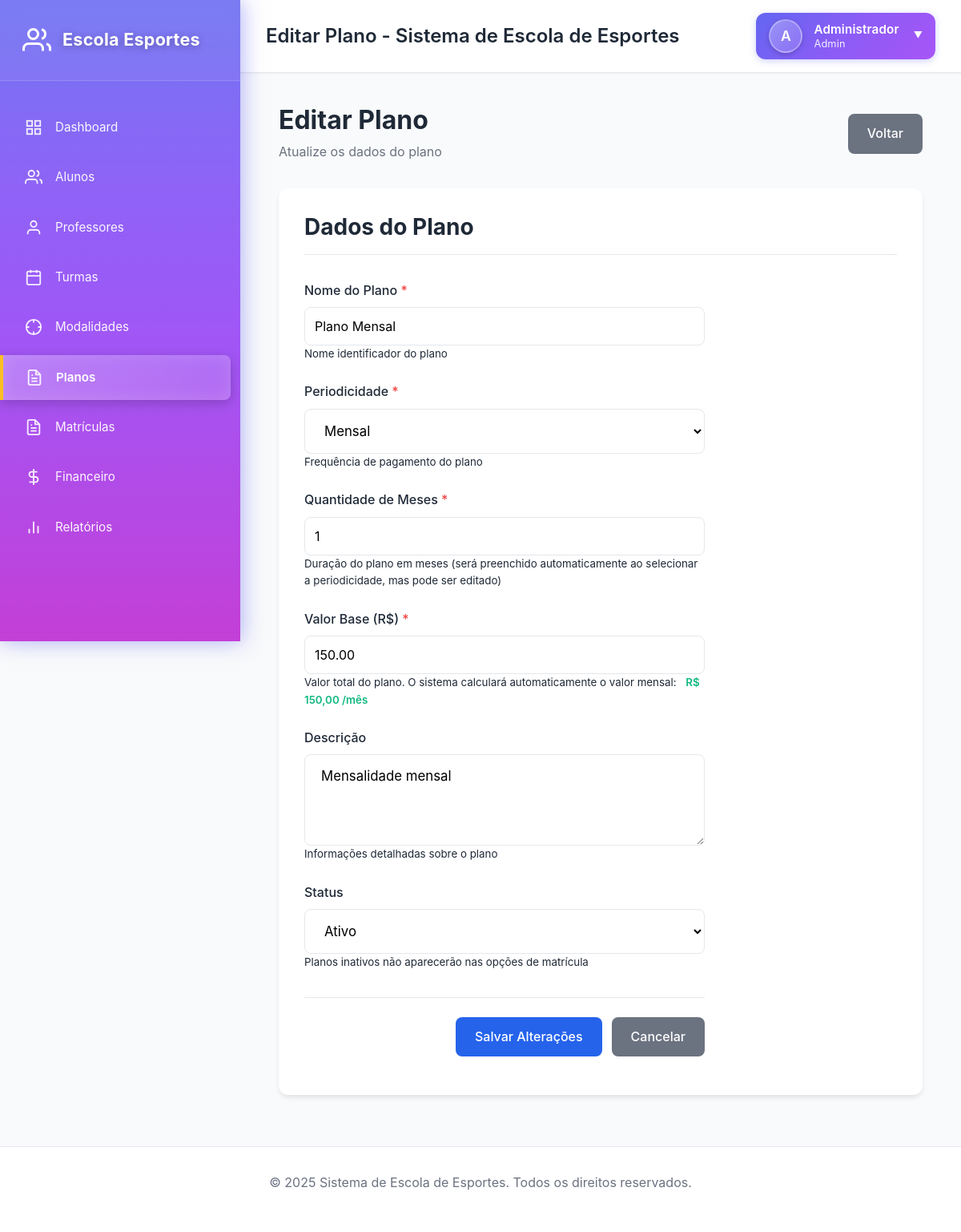
The page /planos/1/edit (signed in) on the database its author committed.
### tables this page shows
CREATE TABLE IF NOT EXISTS `usuarios` (
    `id` INT UNSIGNED NOT NULL AUTO_INCREMENT,
    `nome` VARCHAR(255) NOT NULL,
    `email` VARCHAR(255) NOT NULL,
    `senha_hash` VARCHAR(255) NOT NULL,
    `perfil` ENUM('Admin', 'Financeiro', 'Professor', 'Atendente') NOT NULL DEFAULT 'Atendente',
    `ativo` TINYINT(1) NOT NULL DEFAULT 1,
    `dt_cadastro` DATETIME NOT NULL DEFAULT CURRENT_TIMESTAMP,
    `dt_atualizacao` DATETIME DEFAULT NULL ON UPDATE CURRENT_TIMESTAMP,
    PRIMARY KEY (`id`),
    UNIQUE KEY `uk_email` (`email`),
    KEY `idx_perfil` (`perfil`),
    KEY `idx_ativo` (`ativo`)
);

CREATE TABLE IF NOT EXISTS `planos` (
    `id` INT UNSIGNED NOT NULL AUTO_INCREMENT,
    `nome` VARCHAR(255) NOT NULL,
    `periodicidade` ENUM('mensal', 'trimestral', 'anual') NOT NULL DEFAULT 'mensal',
    `quantidade_meses` INT UNSIGNED NOT NULL DEFAULT 1 COMMENT 'Quantidade de meses de duração do plano',
    `valor_base` DECIMAL(10,2) NOT NULL,
    `descricao` TEXT DEFAULT NULL,
    `ativo` TINYINT(1) NOT NULL DEFAULT 1,
    `dt_cadastro` DATETIME NOT NULL DEFAULT CURRENT_TIMESTAMP,
    PRIMARY KEY (`id`),
    KEY `idx_periodicidade` (`periodicidade`),
    KEY `idx_ativo` (`ativo`)
);

### app/Views/planos/edit.php (the view, shortened to what the rows shown need)
<div class="page-header">
    <div class="page-header-content">
        <h1 class="page-title">Editar Plano</h1>
        <p class="page-subtitle">Atualize os dados do plano</p>
    </div>
    <a href="<?= BASE_URL ?>/planos/<?= $plano['id'] ?>" class="btn btn-secondary">Voltar</a>
</div>
<div class="card">
    <div class="card-header">
        <h3 class="card-title">Dados do Plano</h3>
    </div>
    <div class="card-body">
        <form method="POST" action="<?= BASE_URL ?>/planos/<?= $plano['id'] ?>" data-validate>
            <div class="form-group">
                <label for="nome" class="form-label">
                    Nome do Plano <span class="required">*</span>
                </label>
                <input
                    type="text"
                    id="nome"
                    name="nome"
                    class="form-control"
                    required
                    value="<?= htmlspecialchars($plano['nome'], ENT_QUOTES, 'UTF-8') ?>"
                    placeholder="Ex: Plano Mensal, Plano Trimestral, Plano Anual"
                >
                <small class="form-text">Nome identificador do plano</small>
            </div>
            <div class="form-group">
                <label for="periodicidade" class="form-label">
                    Periodicidade <span class="required">*</span>
                </label>
                <select id="periodicidade" name="periodicidade" class="form-control" required>
                    <option value="mensal" <?= $plano['periodicidade'] === 'mensal' ? 'selected' : '' ?>>Mensal</option>
                </select>
                <small class="form-text">Frequência de pagamento do plano</small>
            </div>
            <div class="form-group">
                <label for="quantidade_meses" class="form-label">
                    Quantidade de Meses <span class="required">*</span>
                </label>
                <input
                    type="number"
                    id="quantidade_meses"
                    name="quantidade_meses"
                    class="form-control"
                    required
                    min="1"
                    value="<?= htmlspecialchars($plano['quantidade_meses'] ?? '1', ENT_QUOTES, 'UTF-8') ?>"
                    placeholder="1"
                >
                <small class="form-text">Duração do plano em meses (será preenchido automaticamente ao selecionar a periodicidade, mas pode ser editado)</small>
            </div>
            <div class="form-group">
                <label for="valor_base" class="form-label">
                    Valor Base (R$) <span class="required">*</span>
                </label>
                <input
                    type="number"
                    id="valor_base"
                    name="valor_base"
                    class="form-control"
                    required
                    step="0.01"
                    min="0.01"
                    value="<?= htmlspecialchars($plano['valor_base'], ENT_QUOTES, 'UTF-8') ?>"
                    placeholder="0.00"
                >
                <small class="form-text">
                    Valor total do plano. O sistema calculará automaticamente o valor mensal:
                    <span id="valorMensalPreview" style="color: var(--success-color); font-weight: 600; margin-left: 0.5rem;"></span>
                </small>
            </div>
            <div class="form-group form-group-full">
                <label for="descricao" class="form-label">Descrição</label>
                <textarea
                    id="descricao"
                    name="descricao"
                    class="form-control"
                    rows="4"
                    placeholder="Descreva o plano, benefícios, condições, etc."
                ><?= htmlspecialchars($plano['descricao'] ?? '', ENT_QUOTES, 'UTF-8') ?></textarea>
                <small class="form-text">Informações detalhadas sobre o plano</small>
            </div>
            <div class="form-group">
                <label for="ativo" class="form-label">Status</label>
                <select id="ativo" name="ativo" class="form-control">
                    <option value="1" <?= $plano['ativo'] ? 'selected' : '' ?>>Ativo</option>
                </select>
                <small class="form-text">Planos inativos não aparecerão nas opções de matrícula</small>
            </div>
            <div class="form-actions">
                <button type="submit" class="btn btn-primary">Salvar Alterações</button>
                <a href="<?= BASE_URL ?>/planos/<?= $plano['id'] ?>" class="btn btn-secondary">Cancelar</a>
            </div>
        </form>
    </div>
</div>

### app/Core/Router.php (shortened to what the rows shown need)
<?php
class Router
{
    protected array $routes = [];
    protected array $params = [];
    protected function addRoute(string $method, string $path, string $controller, string $action): void
    {
        $this->routes[] = [
            'method' => $method,
            'path' => $path,
            'controller' => $controller,
            'action' => $action
        ];
    }
    public function resolve(): void
    {
        $uri = $this->getUri();
        $method = $_SERVER['REQUEST_METHOD'] ?? 'GET';
        foreach ($this->routes as $route) {
            if ($route['method'] !== '*' && $route['method'] !== $method) {
                continue;
            }
            $pattern = $this->convertToRegex($route['path']);
            if (preg_match($pattern, $uri, $matches)) {
                array_shift($matches);
                $this->params = $this->extractParams($route['path'], $matches);
                $this->dispatch($route['controller'], $route['action']);
                return;
            }
        }
    }
    protected function convertToRegex(string $path): string
    {
        $pattern = preg_replace('/\{([a-zA-Z0-9_]+)\}/', '___PARAM___', $path);
        $pattern = preg_quote($pattern, '#');
        $pattern = str_replace('\\/', '/', $pattern);
        $pattern = str_replace('___PARAM___', '([^/]+)', $pattern);
        return '#^' . $pattern . '$#';
    }
    protected function extractParams(string $path, array $matches): array
    {
        $params = [];
        if (preg_match_all('/\\{([a-zA-Z0-9_]+)\\}/', $path, $paramNames)) {
            foreach ($paramNames[1] as $index => $name) {
                if (isset($matches[$index])) {
                    $params[$name] = $matches[$index];
                }
            }
        }
        return $params;
    }
    protected function getUri(): string
    {
        $uri = $_SERVER['REQUEST_URI'] ?? '/';
        $uri = parse_url($uri, PHP_URL_PATH);
        $basePath = '/mensalidade';
        if (strpos($uri, $basePath) === 0) {
            $uri = substr($uri, strlen($basePath));
        }
        return rtrim($uri, '/') ?: '/';
    }
    protected function dispatch(string $controller, string $action): void
    {
        $controllerInstance = new $controllerClass();
        if (!empty($this->params)) {
            try {
                $reflection = new \ReflectionMethod($controllerInstance, $action);
                $parameters = $reflection->getParameters();
                $args = [];
                foreach ($parameters as $param) {
                    $paramName = $param->getName();
                    if (isset($this->params[$paramName])) {
                        $args[] = $this->params[$paramName];
                    } elseif ($param->isOptional()) {
                        $args[] = $param->getDefaultValue();
                    } else {
                        $this->notFound();
                        return;
                    }
                }
                call_user_func_array([$controllerInstance, $action], $args);
            } catch (\ReflectionException $e) {
                call_user_func_array([$controllerInstance, $action], array_values($this->params));
            }
        } else {
            call_user_func([$controllerInstance, $action]);
        }
    }
}

### app/Views/header.php (shortened to what the rows shown need)
<!DOCTYPE html>
<html lang="pt-BR">
<head>
    <link rel="stylesheet" href="<?= ASSETS_URL ?>/css/main.css">
    <link rel="stylesheet" href="<?= ASSETS_URL ?>/css/forms.css">
    <link rel="stylesheet" href="<?= ASSETS_URL ?>/css/tables.css">
    <link rel="stylesheet" href="<?= ASSETS_URL ?>/css/modals.css">
    <link rel="stylesheet" href="<?= ASSETS_URL ?>/css/tooltips.css">
    <link rel="stylesheet" href="<?= ASSETS_URL ?>/css/dashboard.css">
    <link rel="stylesheet" href="<?= ASSETS_URL ?>/css/sidebar.css">
    <link rel="stylesheet" href="<?= ASSETS_URL ?>/css/alunos.css">
    <?php if (strpos($_SERVER['REQUEST_URI'] ?? '', '/alunos') !== false || strpos($_SERVER['REQUEST_URI'] ?? '', '/professores') !== false || strpos($_SERVER['REQUEST_URI'] ?? '', '/modalidades') !== false || strpos($_SERVER['REQUEST_URI'] ?? '', '/planos') !== false || strpos($_SERVER['REQUEST_URI'] ?? '', '/matriculas') !== false || strpos($_SERVER['REQUEST_URI'] ?? '', '/turmas') !== false): ?>
    <link rel="stylesheet" href="<?= ASSETS_URL ?>/datatables/css/dataTables.css">
    <?php endif; ?>
</head>
<body>
    <?php
    $currentUri = $_SERVER['REQUEST_URI'] ?? '/';
    $currentPath = parse_url($currentUri, PHP_URL_PATH);
    $basePath = '/mensalidade';
    if (strpos($currentPath, $basePath) === 0) {
        $currentPath = substr($currentPath, strlen($basePath));
    }
    $currentPath = rtrim($currentPath, '/') ?: '/';
    function isActive($path, $currentPath) {
        if ($path !== '/' && strpos($currentPath, $path) === 0) return true;
        return false;
    }
    ?>
    <?php if (!empty($usuario)): ?>
        <div class="sidebar-container">
            <aside class="sidebar" role="navigation" aria-label="Menu lateral">
                <div class="sidebar-header">
                    <h1 class="sidebar-logo">
                        <span class="sidebar-logo-icon"></span>
                        <span>Escola Esportes</span>
                    </h1>
                </div>
                <nav class="sidebar-menu">
                    <li class="sidebar-menu-item">
                        <a href="<?= BASE_URL ?>/dashboard" class="sidebar-menu-link <?= isActive('/dashboard', $currentPath) || $currentPath === '/' ? 'active' : '' ?>">
                            <span class="sidebar-menu-icon icon-dashboard"></span>
                            <span class="sidebar-menu-text">Dashboard</span>
                        </a>
                    </li>
                    <li class="sidebar-menu-item">
                        <a href="<?= BASE_URL ?>/alunos" class="sidebar-menu-link <?= isActive('/alunos', $currentPath) ? 'active' : '' ?>">
                            <span class="sidebar-menu-icon icon-users"></span>
                            <span class="sidebar-menu-text">Alunos</span>
                        </a>
                    </li>
                    <li class="sidebar-menu-item">
                        <a href="<?= BASE_URL ?>/professores" class="sidebar-menu-link <?= isActive('/professores', $currentPath) ? 'active' : '' ?>">
                            <span class="sidebar-menu-icon icon-teacher"></span>
                            <span class="sidebar-menu-text">Professores</span>
                        </a>
                    </li>
                    <li class="sidebar-menu-item">
                        <a href="<?= BASE_URL ?>/turmas" class="sidebar-menu-link <?= isActive('/turmas', $currentPath) ? 'active' : '' ?>">
                            <span class="sidebar-menu-icon icon-class"></span>
                            <span class="sidebar-menu-text">Turmas</span>
                        </a>
                    </li>
                    <li class="sidebar-menu-item">
                        <a href="<?= BASE_URL ?>/modalidades" class="sidebar-menu-link <?= isActive('/modalidades', $currentPath) ? 'active' : '' ?>">
                            <span class="sidebar-menu-icon icon-sport"></span>
                            <span class="sidebar-menu-text">Modalidades</span>
                        </a>
                    </li>
                    <li class="sidebar-menu-item">
                        <a href="<?= BASE_URL ?>/planos" class="sidebar-menu-link <?= isActive('/planos', $currentPath) ? 'active' : '' ?>">
                            <span class="sidebar-menu-icon icon-plan"></span>
                            <span class="sidebar-menu-text">Planos</span>
                        </a>
                    </li>
                    <li class="sidebar-menu-item">
                        <a href="<?= BASE_URL ?>/matriculas" class="sidebar-menu-link <?= isActive('/matriculas', $currentPath) ? 'active' : '' ?>">
                            <span class="sidebar-menu-icon icon-enrollment"></span>
                            <span class="sidebar-menu-text">Matrículas</span>
                        </a>
                    </li>
                    <li class="sidebar-menu-item">
                        <a href="<?= BASE_URL ?>/financeiro" class="sidebar-menu-link <?= isActive('/financeiro', $currentPath) ? 'active' : '' ?>">
                            <span class="sidebar-menu-icon icon-money"></span>
                            <span class="sidebar-menu-text">Financeiro</span>
                        </a>
                    </li>
                    <li class="sidebar-menu-item">
                        <a href="<?= BASE_URL ?>/relatorios" class="sidebar-menu-link <?= isActive('/relatorios', $currentPath) ? 'active' : '' ?>">
                            <span class="sidebar-menu-icon icon-chart"></span>
                            <span class="sidebar-menu-text">Relatórios</span>
                        </a>
                    </li>
                </nav>
            </aside>
            <div class="main-content-wrapper">
                <header class="main-content-header" role="banner">
                    <h2 class="main-content-title"><?= htmlspecialchars($title ?? 'Sistema de Escola de Esportes', ENT_QUOTES, 'UTF-8') ?></h2>
                    <div class="top-user-menu">
                        <div class="top-user-info" onclick="toggleUserMenu()">
                            <div class="top-user-avatar">
                                <?= strtoupper(substr($usuario['nome'] ?? 'U', 0, 1)) ?>
                            </div>
                            <div class="top-user-details">
                                <div class="top-user-name"><?= htmlspecialchars($usuario['nome'] ?? '', ENT_QUOTES, 'UTF-8') ?></div>
                                <div class="top-user-role"><?= htmlspecialchars($usuario['perfil'] ?? '', ENT_QUOTES, 'UTF-8') ?></div>
                            </div>
                            <span class="top-user-arrow">▼</span>
                        </div>
                    </div>
                </header>
                <main id="main-content" class="main-content-body" role="main">
    <?php else: ?>
        <main id="main-content" role="main">
    <?php endif; ?>

### rows shown on the page
usuarios: nome "A", nome "Administrador", perfil "Admin"
planos: nome "Plano Mensal", periodicidade "Mensal", quantidade_meses "1", valor_base "150.00", descricao "Mensalidade mensal", ativo "Ativo"
